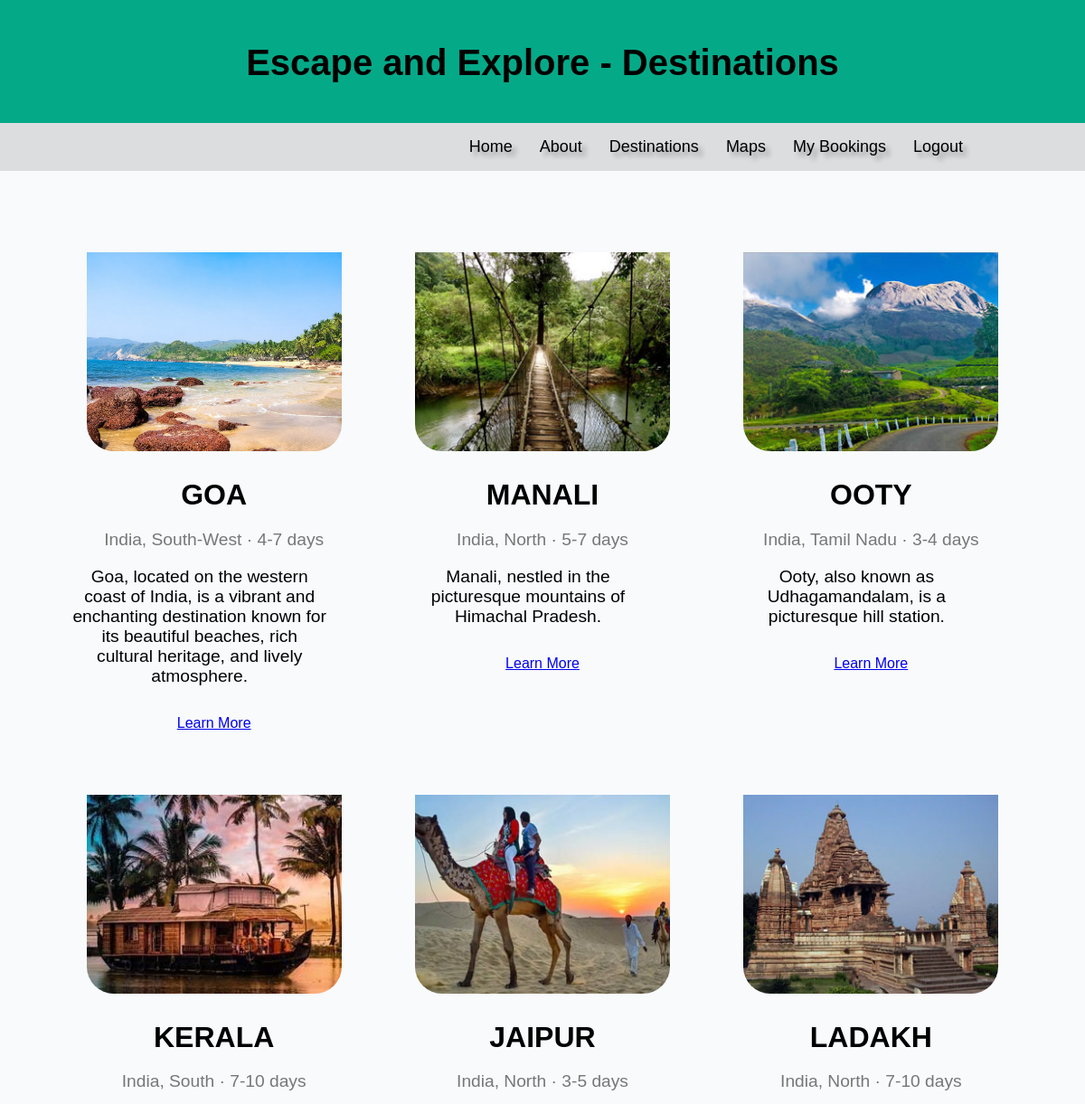
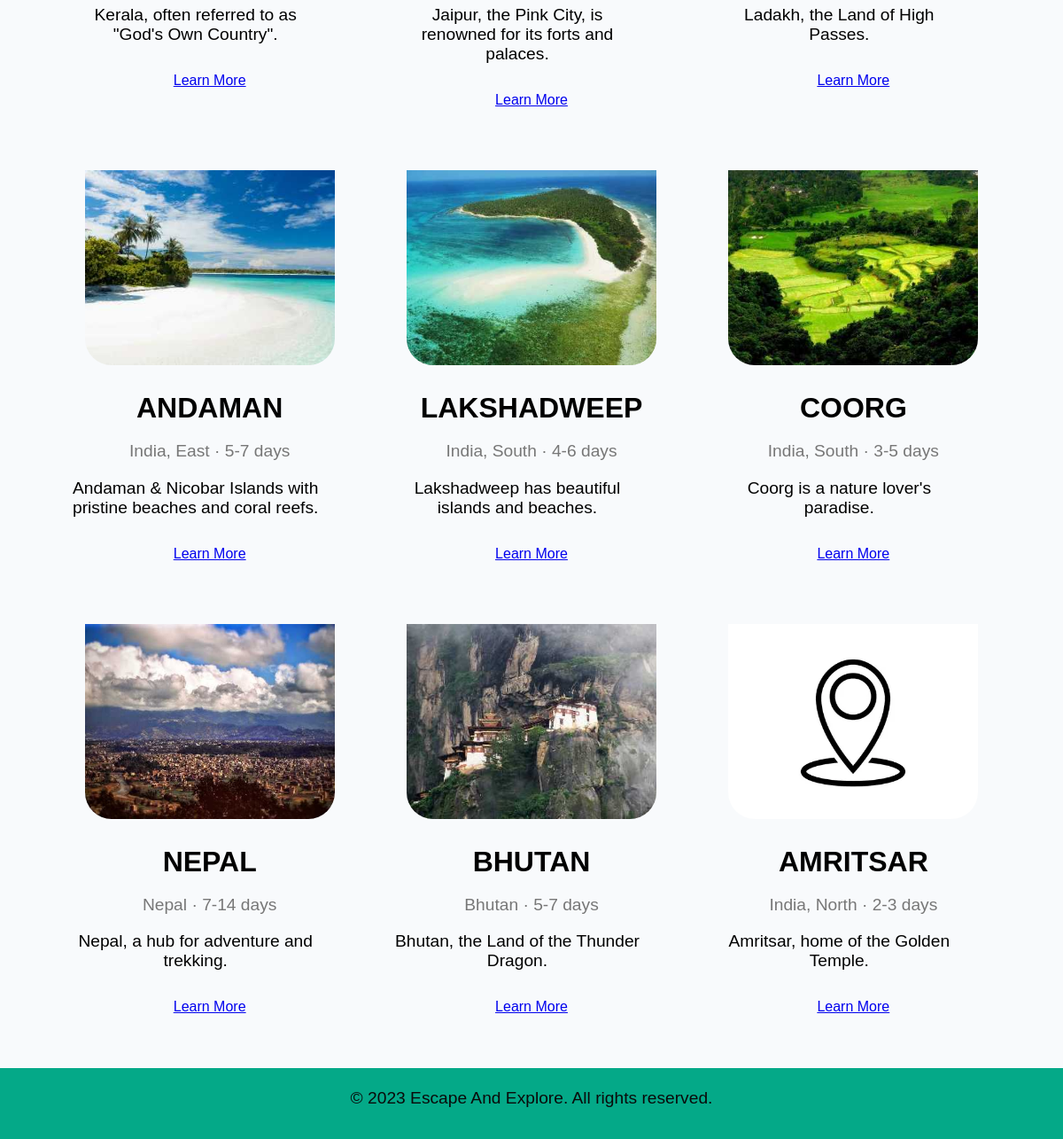
/packages (signed in), run on the app's committed database (2 pictures, top to bottom).
### app.py (models this page shows)
class Package(db.Model):
    id = db.Column(db.Integer, primary_key=True)
    name = db.Column(db.String(150), nullable=False)
    description = db.Column(db.Text, nullable=False)
    image = db.Column(db.String(150), nullable=False)
    location = db.Column(db.String(150))
    duration = db.Column(db.String(50))
    best_time = db.Column(db.String(50))
    activities = db.Column(db.Text)
    bookings = db.relationship('Booking', backref='package', lazy=True)
    buses = db.relationship('Bus', backref='package', lazy=True)

### app.py (the view)
@app.route('/packages')
def packages():
    packages = Package.query.all()
    return render_template('packages.html', packages=packages)

### app.py (called while the page is built)
@app.context_processor
def inject_user():
    if 'user_id' in session:
        return {
            'is_authenticated': True,
            'current_user': {
                'is_admin': session.get('is_admin', False)
            }
        }
    return {
        'is_authenticated': False,
        'current_user': None
    }

### templates/packages.html (shortened to what this page needs)
<!DOCTYPE html>
<html>
<head>
  <link rel="stylesheet" type="text/css" href="style.css" />
</head>
<body>
  <header>
    <h1>Escape and Explore - Destinations</h1>
  </header>
  <div class="nav">
    <div class="nav-menu">
      <ul>
        <li><a href="{{ url_for('index') }}">Home</a></li>
        <li><a href="#about">About</a></li>
        <li><a href="{{ url_for('packages') }}">Destinations</a></li>
        <li><a href="{{ url_for('maps') }}">Maps</a></li>
        {% if not is_authenticated %}
        <li><a href="{{ url_for('login') }}">Login</a></li>
        <li><a href="{{ url_for('register') }}">Register</a></li>
        {% else %}
        <li><a href="{{ url_for('mybookings') }}">My Bookings</a></li>
        <li><a href="{{ url_for('logout') }}">Logout</a></li>
        {% endif %}
      </ul>
    </div>
  </div>
  <div class="container">
    <div class="destination">
      {% for package in packages %}
      <div class="destination-item">
        <a href="{{ url_for('destination_detail', package_id=package.id) }}">
          <img src="{{ url_for('static', filename='images/' ~ package.image) }}" alt="{{ package.name }}" class="destination-image">
        </a>
        <h2 class="destination-title">{{ package.name }}</h2>
        <p class="destination-meta">{{ package.location or '' }} &middot; {{ package.duration or '' }}</p>
        <p class="destination-description">{{ package.description[:200] }}{% if package.description|length > 200 %}...{% endif %}</p>
        <div class="destination-actions">
          <a href="{{ url_for('destination_detail', package_id=package.id) }}" class="cta-button">Learn More</a>
        </div>
      </div>
      {% endfor %}
    </div>
  </div>
  <footer>
    <p>&copy; 2023 Escape And Explore. All rights reserved.</p>
  </footer>
</body>
</html>

### static/css/style.css (style rules this page uses)
body { font-family: Arial, sans-serif; margin: 0; padding: 0; background-color: rgb(248, 250, 252); }
.nav { width: 100%; background-color: #f8f7f741; display: flex; justify-content:end; padding: 0 10%; align-items: center; }
.nav-menu ul { display: flex; list-style:none; }
.nav-menu ul a { text-decoration: none; color: #000; text-shadow: 5px 5px 5px rgba(0,0,0,0.3); font-size: 18px; margin: 0 15px; transition: color .4s; }
h1 { font-family: 'Trebuchet MS', 'Lucida Sans Unicode', 'Lucida Grande', 'Lucida Sans', Arial, sans-serif; font-size: 4rem; margin-bottom: 2rem; }
.container { max-width: 1200px; margin: 0 auto; padding: 20px; }
h2 { font-size: 2rem; margin-bottom: 1rem; }
p { font-size: 1.2rem; margin-bottom: 2rem; }
footer { background-color:rgb(4, 169, 136); color: #fff; padding: 3px; text-align: center; }
header { background-color:rgb(4, 169, 136); color:black; padding: 20px; text-align: center; }
.destination { top: 5px; text-align: center; display:grid ; grid-template-columns:repeat(auto-fit, minmax(300px, 1fr)); padding: 30px 50px; grid-column-gap: 30px; grid-row-gap: 30px; }
.destination-image { width: 90%; height: 250px; object-fit: cover; padding-top: 30px; cursor:pointer; border-radius: 30px; }
.destination-description { flex: 1; margin-right: 2rem; color:black; }
.destination-title { font-size: 2rem; margin-bottom: 1rem; }
.destination-meta { font-size: 1.2rem; color: #777; margin-bottom: 1rem; }
* { box-sizing: border-box; }
.destination-item { text-align: center; padding: 10px; break-inside: avoid; }
.destination { padding: 20px 20px; grid-column-gap: 20px; grid-row-gap: 20px; }

### templates/packages.html (style rules this page uses)
body { font-family: Arial, sans-serif; margin: 0; padding: 0; }
header { background-color:rgb(4, 169, 136); color:black; padding: 20px; text-align: center; }
.nav { background-color: #44444429; display: flex; justify-content:end; align-items: center; }
.nav-menu ul { display: flex; list-style:none; }
.nav-menu ul a { text-decoration: none; color: #000; text-shadow: 5px 5px 5px rgba(0,0,0,0.3); font-size: 18px; margin: 0 15px; transition: color .4s; }
.container { max-width: 1200px; margin: 0 auto; padding: 20px; }
h1 { font-size: 2.5rem; margin-bottom: 1.5rem; }
.destination { top: 5px; text-align: center; display:grid ; grid-template-columns:repeat(3,1fr); padding: 30px 50px; grid-column-gap: 30px; }
.destination-image { width: 90%; height: 250px; object-fit: cover; padding-top: 30px; cursor:pointer; border-radius: 30px; }
.destination-description { flex: 1; margin-right: 2rem; color:black; }
.destination-title { font-size: 2rem; margin-bottom: 1rem; }
.destination-meta { font-size: 1.2rem; color: #777; margin-bottom: 1rem; }
footer { background-color:rgb(4, 169, 136); color: #0a0a0a; padding: 3px; text-align: center; }

### data on the page
Package: image (picture), name "GOA", location "India, South-West", duration "4-7 days", description "Goa, located on the western coast of India, is a vibrant and enchanting destination known for its beautiful beaches, rich cultural heritage, and lively atmosphere."
Package: image (picture), name "MANALI", location "India, North", duration "5-7 days", description "Manali, nestled in the picturesque mountains of Himachal Pradesh."
Package: image (picture), name "OOTY", location "India, Tamil Nadu", duration "3-4 days", description "Ooty, also known as Udhagamandalam, is a picturesque hill station."
Package: image (picture), name "KERALA", location "India, South", duration "7-10 days", description "Kerala, often referred to as \"God's Own Country\"."
Package: image (picture), name "JAIPUR", location "India, North", duration "3-5 days", description "Jaipur, the Pink City, is renowned for its forts and palaces."
Package: image (picture), name "LADAKH", location "India, North", duration "7-10 days", description "Ladakh, the Land of High Passes."
Package: image (picture), name "ANDAMAN", location "India, East", duration "5-7 days", description "Andaman & Nicobar Islands with pristine beaches and coral reefs."
Package: image (picture), name "LAKSHADWEEP", location "India, South", duration "4-6 days", description "Lakshadweep has beautiful islands and beaches."
Package: image (picture), name "COORG", location "India, South", duration "3-5 days", description "Coorg is a nature lover's paradise."
Package: image (picture), name "NEPAL", location "Nepal", duration "7-14 days", description "Nepal, a hub for adventure and trekking."
Package: image (picture), name "BHUTAN", location "Bhutan", duration "5-7 days", description "Bhutan, the Land of the Thunder Dragon."
Package: shows a picture, name "AMRITSAR", location "India, North", duration "2-3 days", description "Amritsar, home of the Golden Temple."
